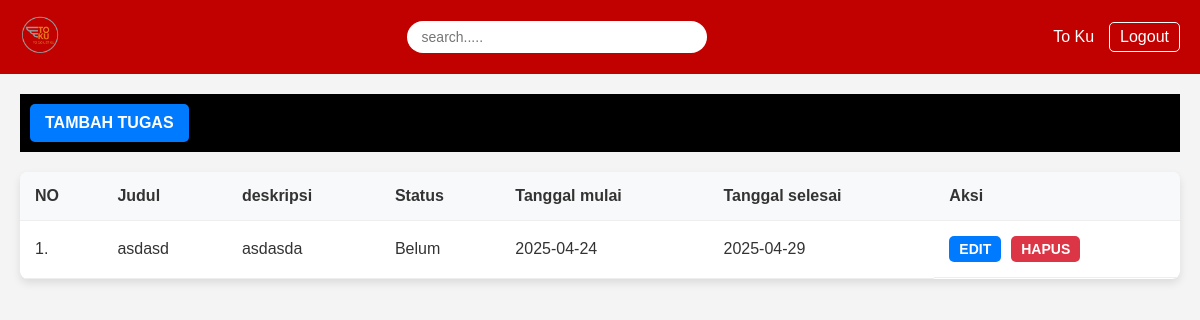
The page /To_Ku/dashboard.php (signed in) on the database its author committed.
### tables this page shows
CREATE TABLE `tasks` (
  `id` int(11) NOT NULL,
  `user_id` int(11) NOT NULL,
  `judul` varchar(100) NOT NULL,
  `deskripsi` text DEFAULT NULL,
  `status` enum('Belum','Proses','Selesai') DEFAULT 'Belum',
  `tanggal_mulai` date NOT NULL,
  `tanggal_selesai` date NOT NULL,
  `created_at` timestamp NOT NULL DEFAULT current_timestamp()
);

### To_Ku/dashboard.php (the view, shortened to what this page needs)
<?php
require_once "db.php";
$user_id = $_SESSION['user_id'];
$sql = "SELECT * FROM tasks WHERE user_id = ? ORDER BY tanggal_mulai ASC";
$stmt = $conn->prepare($sql);
$stmt->bind_param("i", $user_id);
$stmt->execute();
$result = $stmt->get_result();
?>
<!DOCTYPE html>
<html lang="en">
<head>
    <link rel="stylesheet" href="style.css">
</head>
<body>
    <div class="dashboard-container">
        <header>
            <div class="logo">
                <img src="ChatGPT_Image_Apr_22__2025__12_02_39_AM-removebg-preview.png" alt="Logo" class="logo-img">
            </div>
            <div class="search-bar">
                <input type="text" id="searchInput" placeholder="search.....">
            </div>
            <div class="user-info">
                <span>To Ku</span>
                <a href="auth.php?logout=1" class="logout-btn">Logout</a>
            </div>
        </header>
        <div class="content">
            <div class="task-controls">
                <button id="tambahTugasBtn" class="btn btn-primary">TAMBAH TUGAS</button>
            </div>
            <div class="task-table">
                <table>
                    <thead>
                        <tr>
                            <th>NO</th>
                            <th>Judul</th>
                            <th>deskripsi</th>
                            <th>Status</th>
                            <th>Tanggal mulai</th>
                            <th>Tanggal selesai</th>
                            <th>Aksi</th>
                        </tr>
                    </thead>
                    <tbody>
                        <?php
                        $counter = 1;
                        while ($row = $result->fetch_assoc()) {
                            echo '<tr>';
                            echo '<td>' . $counter++ . '.</td>';
                            echo '<td>' . htmlspecialchars($row['judul']) . '</td>';
                            echo '<td>' . htmlspecialchars($row['deskripsi']) . '</td>';
                            echo '<td>' . htmlspecialchars($row['status']) . '</td>';
                            echo '<td>' . htmlspecialchars($row['tanggal_mulai']) . '</td>';
                            echo '<td>' . htmlspecialchars($row['tanggal_selesai']) . '</td>';
                            echo '<td class="action-buttons">';
                            echo '<button class="edit-btn" data-id="' . $row['id'] . '" data-judul="' . htmlspecialchars($row['judul']) . '"
                                data-deskripsi="' . htmlspecialchars($row['deskripsi']) . '" data-status="' . htmlspecialchars($row['status']) . '"
                                data-tanggal-mulai="' . htmlspecialchars($row['tanggal_mulai']) . '" data-tanggal-selesai="' . htmlspecialchars($row['tanggal_selesai']) . '">EDIT</button>';
                            echo '<button class="hapus-btn" data-id="' . $row['id'] . '">HAPUS</button>';
                            echo '</td>';
                            echo '</tr>';
                        }
                        ?>
                    </tbody>
                </table>
            </div>
        </div>
    </div>
</body>
</html>

### To_Ku/style.css (style rules this page uses)
* { margin: 0; padding: 0; box-sizing: border-box; font-family: Arial, sans-serif; }
body { background-color: #f4f4f4; color: #333; }
input, select, textarea { width: 100%; padding: 10px; border: 1px solid #ddd; border-radius: 5px; font-size: 16px; }
.btn { display: inline-block; padding: 10px 15px; border: none; border-radius: 5px; cursor: pointer; font-size: 16px; font-weight: bold; text-align: center; transition: background-color 0.3s; }
.btn-primary { background-color: #007bff; color: #fff; }
.dashboard-container { min-height: 100vh; display: flex; flex-direction: column; }
header { background-color: #c10000; color: #fff; padding: 15px 20px; display: flex; justify-content: space-between; align-items: center; }
.logo-img { height: 40px; }
.search-bar input { width: 300px; padding: 8px 15px; border-radius: 20px; border: none; font-size: 14px; }
.user-info { display: flex; align-items: center; gap: 15px; }
.logout-btn { color: #fff; text-decoration: none; border: 1px solid #fff; padding: 5px 10px; border-radius: 5px; transition: all 0.3s; }
.content { flex: 1; padding: 20px; }
.task-controls { margin-bottom: 20px; display: flex; justify-content: flex-start; padding: 10px; background-color: #000; }
.task-table { background-color: #fff; border-radius: 8px; overflow: hidden; box-shadow: 0 4px 8px rgba(0, 0, 0, 0.1); }
table { width: 100%; border-collapse: collapse; }
th, td { padding: 15px; text-align: left; border-bottom: 1px solid #eee; }
th { background-color: #f8f9fa; font-weight: bold; }
.action-buttons { display: flex; gap: 10px; }
.edit-btn, .hapus-btn { padding: 5px 10px; border: none; border-radius: 5px; cursor: pointer; font-size: 14px; font-weight: bold; }
.edit-btn { background-color: #007bff; color: #fff; }
.hapus-btn { background-color: #dc3545; color: #fff; }

### rows shown on the page
tasks: judul "asdasd", deskripsi "asdasda", status "Belum", tanggal_mulai "2025-04-24", tanggal_selesai "2025-04-29"
